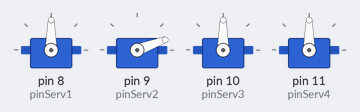
A sketch run on a simulated Arduino Uno, built with avr-gcc and run on an emulated ATmega328P. Parts: 4 × servo.

Above: at 0.05 s.
At 6.0 s:
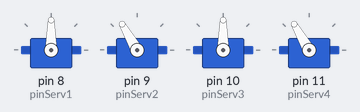
Timing chart, 0 to 7.8 s (numbered marks = the images above):
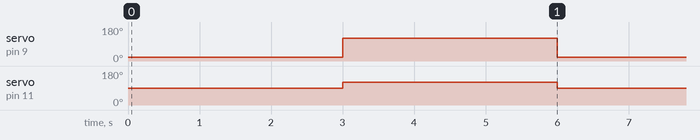

Measured:
- by itself, servo on pin 9 (pinServ2): alternates 120° for 3.0 s and 20° for 3.0 s
- by itself, servo on pin 11 (pinServ4): alternates 120° for 3.0 s and 90° for 3.0 s

The sketch:

BracoRobotico.ino
```cpp
// inclui bibilioteca do servomotor
#include <Servo.h>

// define pinos dos servos
#define pinServ1 8
#define pinServ2 9
#define pinServ3 10
#define pinServ4 11

/*// define as portas dos potenciometros
#define pot1 A0
#define pot2 A1
#define pot3 A2
#define pot4 A4*/

// nomeia os servos
Servo serv1,serv2,serv3,serv4;

// cria as variavies dos angulos de cada motor
int motor1,motor2,motor3,motor4;

unsigned long mostradorTimer = 1;
const unsigned long intervaloMostrador = 5000;

void setup() {

  //inicia o monitor serial
  Serial.begin(9600);

  // atribui pinos dos servos
  serv1.attach(pinServ1);
  serv2.attach(pinServ2);
  serv3.attach(pinServ3);
  serv4.attach(pinServ4);

}

void loop(){

  /*//leitura dos potenciometros
  motor1 = map(analogRead(pot1),0,1023,0,180);
  motor2 = map(analogRead(pot2),0,1023,0,180);
  motor3 = map(analogRead(pot3),0,1023,85,180);
  motor4 = map(analogRead(pot4),0,1023,0,43);

  // posicionamento dos potenciometros
  serv1.write(motor1);
  serv2.write(motor2);
  serv3.write(motor3);
  serv4.write(motor4);

  if ((millis() - mostradorTimer) >= intervaloMostrador) {

  // envio para o monitor serial do posicionamentos dos motores
  Serial.println("**********************************************");

  Serial.print("Pot1:");
  Serial.print(analogRead(pot1));
  Serial.print(" Angulo Motor1:");
  Serial.println(motor1);

  Serial.print("Pot2:");
  Serial.print(analogRead(pot2));
  Serial.print(" Angulo Motor2:");
  Serial.println(motor2);

  Serial.print("Pot3:");
  Serial.print(analogRead(pot3));
  Serial.print(" Angulo Motor3:");
  Serial.println(motor3);

  Serial.print("Pot4:");
  Serial.print(analogRead(pot4));
  Serial.print(" Angulo Motor4:");
  Serial.println(motor4);

  mostradorTimer = millis();
  }*/

  //serv1.write(90);
  serv2.write(20);
  serv3.write(90);
  serv4.write(90);

  delay(3000);

  //serv1.write();
  serv2.write(120);
  serv3.write(90);
  serv4.write(120);

  // tempo de espera para recomeçar
  delay(3000);

}
```
